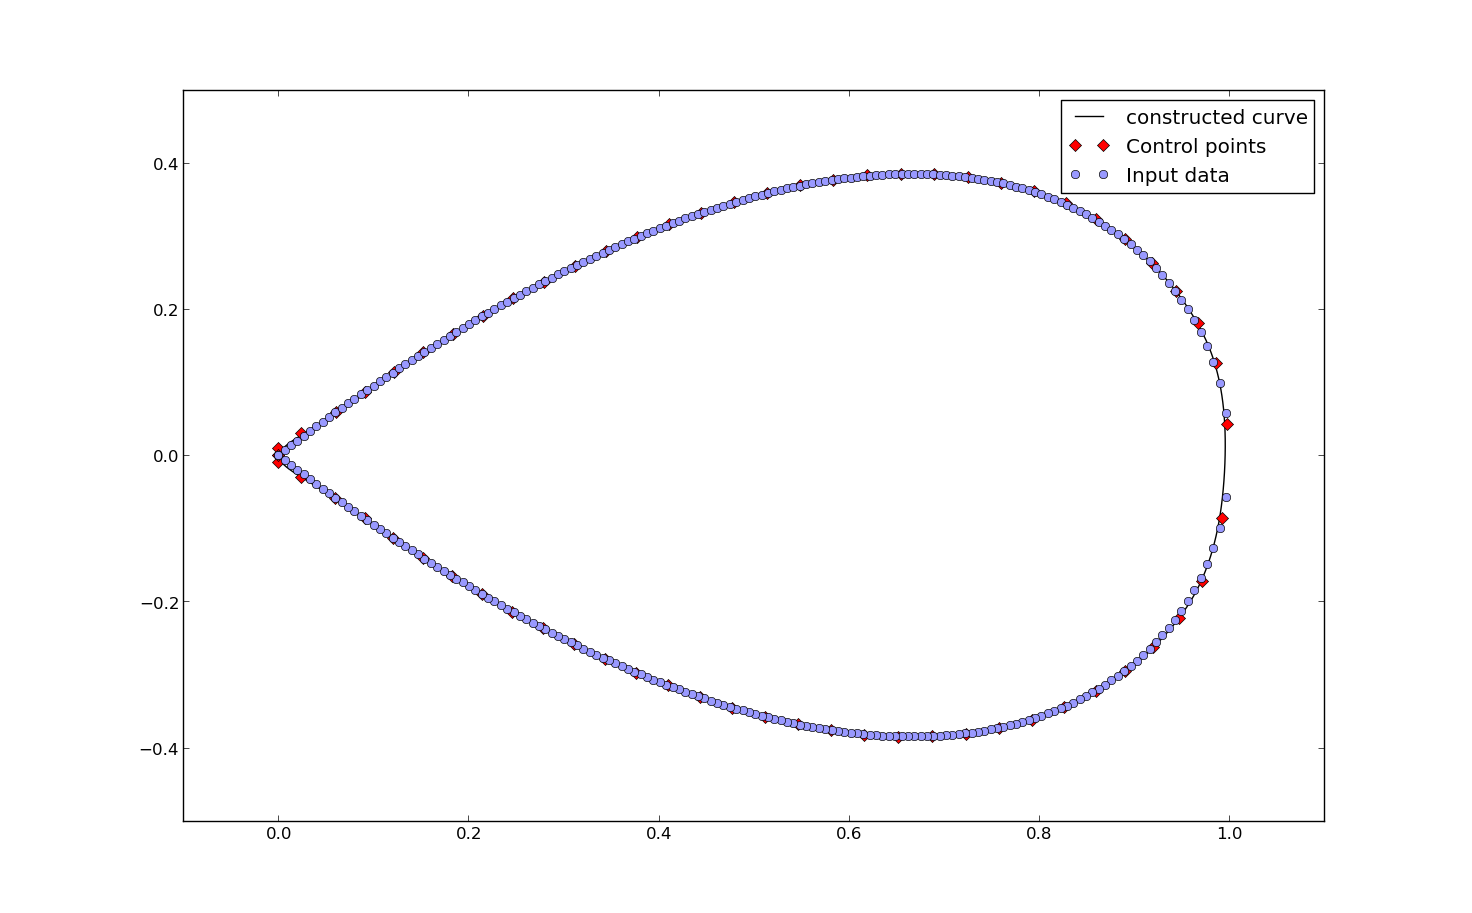

Source code (Python):
import matplotlib.pyplot    as plt
import numpy                as np
from igakit.cad_geometry import cad_geometry
from igakit.cad_geometry import line as patch

from pigasus.fit.curfit import curfit
from pigasus.fit.curfit import compute_uk

cos = np.cos
sin = np.sin
sqrt = np.sqrt
pi = np.pi

#-----------------------------------
px          = 3
nx          = 63

alpha       = 1.

#method = "uniform"
#method = "chord"
method = "centripetal"
#-----------------------------------

#-----------------------------------
def MakeConstraint(cond, face=None, value=None):
    if cond.lower() == "closed":
        constraint = {}
        constraint['patch_id_m'] = 0
        constraint['face_m']     = 0
        constraint['patch_id_s'] = 0
        constraint['face_s']     = 1
    if cond.lower() == "c0":
        constraint = {}
        constraint['patch_id_m'] = 0
        constraint['face_m']     = face
        constraint['type']       = "C0"
        constraint['values']     = [value]
    if cond.lower() == "c1":
        constraint = {}
        constraint['patch_id_m'] = 0
        constraint['face_m']     = face
        constraint['type']       = "C1"
        constraint['values']     = [value]
    return constraint
#-----------------------------------

#-----------------------------------
# ...
tmin        = 0.
tmax        = 1.
npts        = 300
# ...

# ... X-point
_f1 = lambda s : [2*s,sqrt(1.-2*s)*(2*s) ]
_f2 = lambda s : [2.-2*s,-(2.-2*s)*sqrt(2*s-1.) ]
_df1 = lambda s : [2,2*sqrt(1.-2*s)-(2*s)/sqrt(1.-2*s) ]
_df2 = lambda s : [-2,2*sqrt(2*s-1.)-(2.-2*s)/sqrt(2*s-1) ]
def f(ls):
    x = [] ; y = []
    for s in ls:
        if s <= 0.5:
            [sx,sy] = _f1(s)
        else:
            [sx,sy] = _f2(s)
        x.append(sx) ; y.append(sy)
    return x, y

def dsf(ls):
    x = [] ; y = []
    for s in ls:
        if s <= 0.5:
            [sx,sy] = _df1(s)
        elif s > 0.5:
            [sx,sy] = _df2(s)
        x.append(sx) ; y.append(sy)
    return x, y
# ...

# ...
t = np.linspace(tmin,tmax, npts)
xyz = f(t)
# ...

# ...
x,y = xyz
list_x = list(x) ; list_y = list(y)
# ...

# ...
list_Q = zip(list_x, list_y)
uk = compute_uk(list_Q, method=method)
U1       = []
U1      += list(uk)
list_xk  = []     ; list_yk  = []
list_xk += list_x ; list_yk += list_y

lists_uk = [U1]
lists_xk = [list_xk]
lists_yk = [list_yk]
# ...
#-----------------------------------

#-----------------------------------
# ....
constraints = []

# ... CLOSED
constraint = MakeConstraint("CLOSED")
constraints.append(constraint)
# ....
#-----------------------------------

#-----------------------------------
geo = patch(n=[nx], p=[px])
# ... make the patch periodic in 1 direction
geo._external_faces = [[0,0],[0,1]]

dict_con = {}
dict_con['original'] = [0,0]; dict_con['clone'] = [0,1]
geo._connectivity.append(dict_con)
#-----------------------------------

#-----------------------------------
fit = curfit(geometry=geo, constraints=constraints, alpha=alpha)
#-----------------------------------

#-----------------------------------
patch_id = 0
xk = lists_xk[patch_id]
yk = lists_yk[patch_id]

geo_f = fit.construct([xk, yk], uk=lists_uk)
#-----------------------------------

#-----------------------------------
srf = geo_f[0]

D = srf.evalMesh(10)

for d in D:
    plt.plot(d[:,0], d[:,1], '-k', label="constructed curve")

P = srf.points
nm = np.prod(np.asarray(srf.shape))
x = P[:,0].reshape(nm)
y = P[:,1].reshape(nm)
plt.plot(x,y,'Dr', label="Control points")

x = list_x
y = list_y
plt.plot(x, y, 'o', color='#9999ff', label="Input data")

# Set x limits
plt.xlim(-0.1, 1.1)
# Set y limits
plt.ylim(-0.5, 0.5)

plt.legend()
plt.show()
#-----------------------------------
